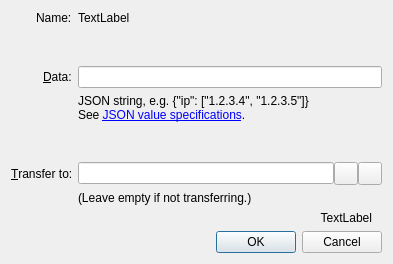
<?xml version="1.0" encoding="UTF-8"?>
<ui version="4.0">
 <class>ConfigureNameDialog</class>
 <widget class="QDialog" name="ConfigureNameDialog">
  <property name="geometry">
   <rect>
    <x>0</x>
    <y>0</y>
    <width>393</width>
    <height>264</height>
   </rect>
  </property>
  <property name="sizePolicy">
   <sizepolicy hsizetype="Preferred" vsizetype="Preferred">
    <horstretch>0</horstretch>
    <verstretch>0</verstretch>
   </sizepolicy>
  </property>
  <property name="windowTitle">
   <string>Configure Name</string>
  </property>
  <layout class="QVBoxLayout" name="verticalLayout">
   <item>
    <layout class="QFormLayout" name="formLayout">
     <property name="fieldGrowthPolicy">
      <enum>QFormLayout::AllNonFixedFieldsGrow</enum>
     </property>
     <property name="labelAlignment">
      <set>Qt::AlignRight|Qt::AlignTrailing|Qt::AlignVCenter</set>
     </property>
     <item row="1" column="0">
      <widget class="QLabel" name="label_2">
       <property name="text">
        <string>Name:</string>
       </property>
       <property name="buddy">
        <cstring>dataEdit</cstring>
       </property>
      </widget>
     </item>
     <item row="1" column="1">
      <widget class="QLabel" name="labelName">
       <property name="text">
        <string notr="true">TextLabel</string>
       </property>
       <property name="textFormat">
        <enum>Qt::PlainText</enum>
       </property>
      </widget>
     </item>
     <item row="2" column="1">
      <spacer name="verticalSpacer_2">
       <property name="orientation">
        <enum>Qt::Vertical</enum>
       </property>
       <property name="sizeHint" stdset="0">
        <size>
         <width>20</width>
         <height>16</height>
        </size>
       </property>
      </spacer>
     </item>
     <item row="4" column="0">
      <widget class="QLabel" name="label">
       <property name="text">
        <string>&amp;Data:</string>
       </property>
       <property name="alignment">
        <set>Qt::AlignLeading|Qt::AlignLeft|Qt::AlignVCenter</set>
       </property>
       <property name="buddy">
        <cstring>dataEdit</cstring>
       </property>
      </widget>
     </item>
     <item row="5" column="1">
      <widget class="QLabel" name="label_4">
       <property name="text">
        <string>JSON string, e.g. {&amp;quot;ip&amp;quot;: [&amp;quot;1.2.3.4&amp;quot;, &amp;quot;1.2.3.5&amp;quot;]}&lt;br&gt;See &lt;a href=&quot;https://github.com/namecoin/proposals&quot;&gt;JSON value specifications&lt;/a&gt;.</string>
       </property>
       <property name="openExternalLinks">
        <bool>true</bool>
       </property>
      </widget>
     </item>
     <item row="6" column="1">
      <spacer name="verticalSpacer">
       <property name="orientation">
        <enum>Qt::Vertical</enum>
       </property>
       <property name="sizeHint" stdset="0">
        <size>
         <width>20</width>
         <height>16</height>
        </size>
       </property>
      </spacer>
     </item>
     <item row="7" column="0">
      <widget class="QLabel" name="labelTransferTo">
       <property name="text">
        <string>&amp;Transfer to:</string>
       </property>
       <property name="buddy">
        <cstring>transferTo</cstring>
       </property>
      </widget>
     </item>
     <item row="7" column="1">
      <layout class="QHBoxLayout" name="transferToLayout">
       <property name="spacing">
        <number>0</number>
       </property>
       <property name="sizeConstraint">
        <enum>QLayout::SetDefaultConstraint</enum>
       </property>
       <item>
        <widget class="QValidatedLineEdit" name="transferTo">
         <property name="toolTip">
          <string>The address to transfer the name to.</string>
         </property>
        </widget>
       </item>
       <item>
        <widget class="QToolButton" name="addressBookButton">
         <property name="toolTip">
          <string>Choose address from address book</string>
         </property>
         <property name="text">
          <string/>
         </property>
         <property name="icon">
          <iconset resource="../bitcoin.qrc">
           <normaloff>:/icons/address-book</normaloff>:/icons/address-book</iconset>
         </property>
         <property name="shortcut">
          <string>Alt+A</string>
         </property>
        </widget>
       </item>
       <item>
        <widget class="QToolButton" name="pasteButton">
         <property name="toolTip">
          <string>Paste address from clipboard</string>
         </property>
         <property name="text">
          <string/>
         </property>
         <property name="icon">
          <iconset resource="../bitcoin.qrc">
           <normaloff>:/icons/editpaste</normaloff>:/icons/editpaste</iconset>
         </property>
         <property name="shortcut">
          <string>Alt+P</string>
         </property>
        </widget>
       </item>
      </layout>
     </item>
     <item row="8" column="1">
      <widget class="QLabel" name="labelTransferToHint">
       <property name="text">
        <string>(Leave empty if not transferring.)</string>
       </property>
      </widget>
     </item>
     <item row="4" column="1">
      <layout class="QHBoxLayout" name="horizontalLayout_3">
       <item>
        <widget class="QLineEdit" name="dataEdit">
         <property name="toolTip">
          <string>Enter JSON string that will be associated with the name</string>
         </property>
         <property name="maxLength">
          <number>520</number>
         </property>
        </widget>
       </item>
      </layout>
     </item>
    </layout>
   </item>
   <item>
    <widget class="QLabel" name="labelSubmitHint">
     <property name="text">
      <string notr="true">TextLabel</string>
     </property>
     <property name="alignment">
      <set>Qt::AlignRight|Qt::AlignTrailing|Qt::AlignVCenter</set>
     </property>
     <property name="margin">
      <number>10</number>
     </property>
     <property name="indent">
      <number>10</number>
     </property>
    </widget>
   </item>
   <item>
    <layout class="QHBoxLayout" name="horizontalLayout">
     <item>
      <spacer name="horizontalSpacer">
       <property name="orientation">
        <enum>Qt::Horizontal</enum>
       </property>
       <property name="sizeHint" stdset="0">
        <size>
         <width>40</width>
         <height>20</height>
        </size>
       </property>
      </spacer>
     </item>
     <item>
      <widget class="QDialogButtonBox" name="buttonBox">
       <property name="sizePolicy">
        <sizepolicy hsizetype="Maximum" vsizetype="Fixed">
         <horstretch>0</horstretch>
         <verstretch>0</verstretch>
        </sizepolicy>
       </property>
       <property name="orientation">
        <enum>Qt::Horizontal</enum>
       </property>
       <property name="standardButtons">
        <set>QDialogButtonBox::Cancel|QDialogButtonBox::Ok</set>
       </property>
      </widget>
     </item>
    </layout>
   </item>
  </layout>
 </widget>
 <customwidgets>
  <customwidget>
   <class>QValidatedLineEdit</class>
   <extends>QLineEdit</extends>
   <header>qt/qvalidatedlineedit.h</header>
  </customwidget>
 </customwidgets>
 <resources>
  <include location="../bitcoin.qrc"/>
 </resources>
 <connections>
  <connection>
   <sender>buttonBox</sender>
   <signal>accepted()</signal>
   <receiver>ConfigureNameDialog</receiver>
   <slot>accept()</slot>
   <hints>
    <hint type="sourcelabel">
     <x>248</x>
     <y>254</y>
    </hint>
    <hint type="destinationlabel">
     <x>157</x>
     <y>274</y>
    </hint>
   </hints>
  </connection>
  <connection>
   <sender>buttonBox</sender>
   <signal>rejected()</signal>
   <receiver>ConfigureNameDialog</receiver>
   <slot>reject()</slot>
   <hints>
    <hint type="sourcelabel">
     <x>248</x>
     <y>254</y>
    </hint>
    <hint type="destinationlabel">
     <x>157</x>
     <y>274</y>
    </hint>
   </hints>
  </connection>
 </connections>
</ui>
